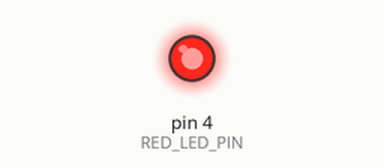
The sketch below on a simulated Arduino Uno, built with avr-gcc and run on an emulated ATmega328P. Shown: output pins drawn as LEDs (lit = HIGH).

Above: at 0.5 s.
At 4.1 s:
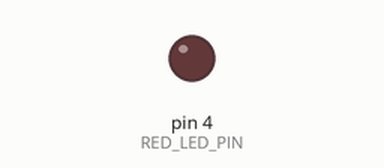
Timing chart, 0 to 6.0 s (numbered marks = the images above):
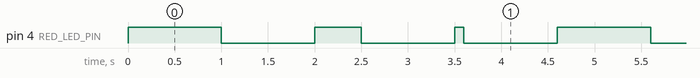

Measured:
- by itself, pin 4 (RED_LED_PIN): repeats every 4.6 s: LOW 1.0 s, HIGH 0.50 s, LOW 1.0 s, HIGH 0.10 s, LOW 1.0 s, HIGH 1.0 s
- by itself, everything shown: repeats every 4.6 s, in 6 steps

The sketch:

MobileManipulator-Blackberry-03-01-LED-Digital-Write.ino
```cpp
//////////////  사용자 RED LED
#define RED_LED_PIN 4

void setup() {
  pinMode(RED_LED_PIN, OUTPUT); // LED 핀을 출력으로 설정
}

void loop() {
  digitalWrite(RED_LED_PIN, HIGH); // 유저 LED 켜기
  delay(1000); // 1초 유지
  digitalWrite(RED_LED_PIN, LOW); // 유저 LED 끄기
  delay(1000); // 1초 기다리기

  digitalWrite(RED_LED_PIN, HIGH); // 유저 LED 켜기
  delay(500); // 0.5초 유지
  digitalWrite(RED_LED_PIN, LOW); // 유저 LED 끄기
  delay(1000); // 1초 기다리기

  digitalWrite(RED_LED_PIN, HIGH); // 유저 LED 켜기
  delay(100); // 0.1초 유지
  digitalWrite(RED_LED_PIN, LOW); // 유저 LED 끄기
  delay(1000); // 1초 기다리기
}
```
